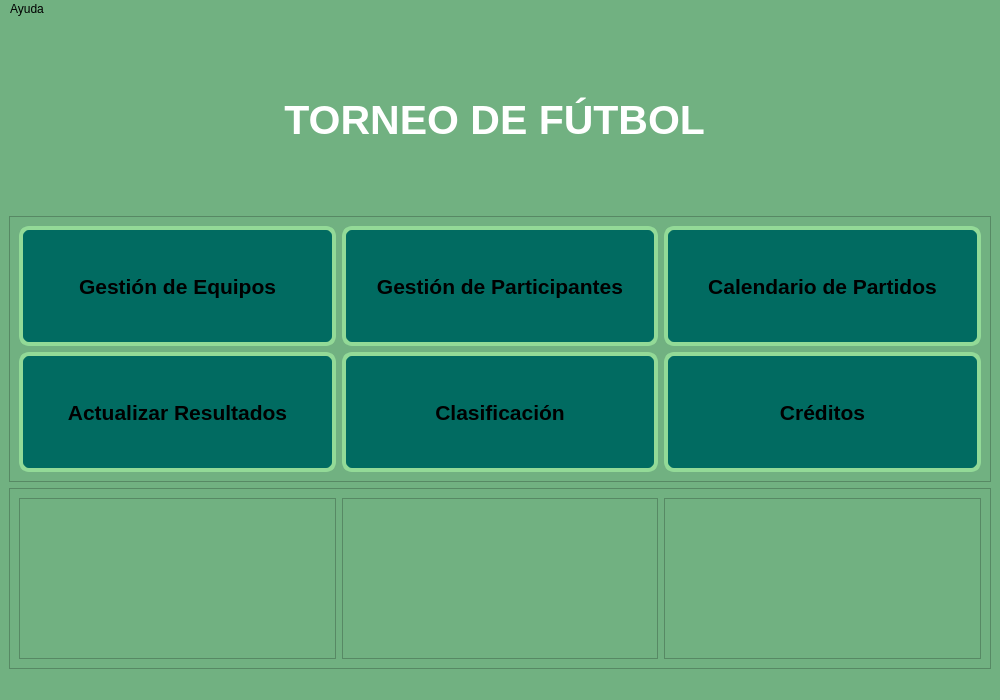
<?xml version="1.0" encoding="UTF-8"?>
<ui version="4.0">
 <class>MainWindow</class>
 <widget class="QMainWindow" name="MainWindow">
  <property name="geometry">
   <rect>
    <x>0</x>
    <y>0</y>
    <width>1000</width>
    <height>700</height>
   </rect>
  </property>
  <property name="minimumSize">
   <size>
    <width>900</width>
    <height>700</height>
   </size>
  </property>
  <property name="maximumSize">
   <size>
    <width>2782</width>
    <height>2221</height>
   </size>
  </property>
  <property name="windowTitle">
   <string>Gestión de Torneo de Fútbol - Instituto</string>
  </property>
  <property name="styleSheet">
   <string notr="true">background-color: rgb(113, 177, 129);
</string>
  </property>
  <widget class="QWidget" name="centralwidget">
   <layout class="QVBoxLayout" name="verticalLayout">
    <item>
     <widget class="QLabel" name="lblTitulo">
      <property name="font">
       <font>
        <pointsize>31</pointsize>
        <bold>true</bold>
       </font>
      </property>
      <property name="styleSheet">
       <string notr="true">
color: rgb(255, 255, 255);</string>
      </property>
      <property name="text">
       <string>TORNEO DE FÚTBOL </string>
      </property>
      <property name="alignment">
       <set>Qt::AlignmentFlag::AlignCenter</set>
      </property>
     </widget>
    </item>
    <item>
     <widget class="QFrame" name="frameContenido">
      <property name="frameShape">
       <enum>QFrame::Shape::StyledPanel</enum>
      </property>
      <layout class="QGridLayout" name="gridLayout">
       <item row="1" column="2">
        <widget class="QPushButton" name="btnEstadisticas">
         <property name="minimumSize">
          <size>
           <width>200</width>
           <height>120</height>
          </size>
         </property>
         <property name="font">
          <font>
           <pointsize>16</pointsize>
           <bold>true</bold>
          </font>
         </property>
         <property name="toolTip">
          <string>Ver estadísticas de goles y tarjetas</string>
         </property>
         <property name="styleSheet">
          <string notr="true">background-color: rgb(1, 107, 97);

border: 4px solid #93da97; 
border-radius:10px; 

</string>
         </property>
         <property name="text">
          <string>Créditos</string>
         </property>
         <property name="icon">
          <iconset>
           <normaloff>../resources/iconos/stats.png</normaloff>../resources/iconos/stats.png</iconset>
         </property>
         <property name="iconSize">
          <size>
           <width>48</width>
           <height>48</height>
          </size>
         </property>
        </widget>
       </item>
       <item row="1" column="1">
        <widget class="QPushButton" name="btnClasificacion">
         <property name="minimumSize">
          <size>
           <width>200</width>
           <height>120</height>
          </size>
         </property>
         <property name="font">
          <font>
           <pointsize>16</pointsize>
           <bold>true</bold>
          </font>
         </property>
         <property name="toolTip">
          <string>Ver cuadro de eliminatorias y clasificación</string>
         </property>
         <property name="styleSheet">
          <string notr="true">background-color: rgb(1, 107, 97);

border: 4px solid #93da97; 
border-radius:10px; 
</string>
         </property>
         <property name="text">
          <string>Clasificación</string>
         </property>
         <property name="icon">
          <iconset>
           <normaloff>../resources/iconos/trophy.png</normaloff>../resources/iconos/trophy.png</iconset>
         </property>
         <property name="iconSize">
          <size>
           <width>48</width>
           <height>48</height>
          </size>
         </property>
        </widget>
       </item>
       <item row="0" column="2">
        <widget class="QPushButton" name="btnCalendario">
         <property name="minimumSize">
          <size>
           <width>200</width>
           <height>120</height>
          </size>
         </property>
         <property name="font">
          <font>
           <pointsize>16</pointsize>
           <bold>true</bold>
          </font>
         </property>
         <property name="toolTip">
          <string>Programar y gestionar partidos</string>
         </property>
         <property name="styleSheet">
          <string notr="true">background-color: rgb(1, 107, 97);

border: 4px solid #93da97; 
border-radius:10px; 
</string>
         </property>
         <property name="text">
          <string>Calendario de Partidos</string>
         </property>
         <property name="icon">
          <iconset>
           <normaloff>../resources/iconos/calendar.png</normaloff>../resources/iconos/calendar.png</iconset>
         </property>
         <property name="iconSize">
          <size>
           <width>48</width>
           <height>48</height>
          </size>
         </property>
        </widget>
       </item>
       <item row="0" column="1">
        <widget class="QPushButton" name="btnParticipantes">
         <property name="minimumSize">
          <size>
           <width>200</width>
           <height>120</height>
          </size>
         </property>
         <property name="font">
          <font>
           <pointsize>16</pointsize>
           <bold>true</bold>
          </font>
         </property>
         <property name="toolTip">
          <string>Gestionar jugadores y árbitros</string>
         </property>
         <property name="styleSheet">
          <string notr="true">background-color: rgb(1, 107, 97);

border: 4px solid #93da97; 
border-radius:10px; 
</string>
         </property>
         <property name="text">
          <string>Gestión de Participantes</string>
         </property>
         <property name="icon">
          <iconset>
           <normaloff>../resources/iconos/players.png</normaloff>../resources/iconos/players.png</iconset>
         </property>
         <property name="iconSize">
          <size>
           <width>48</width>
           <height>48</height>
          </size>
         </property>
        </widget>
       </item>
       <item row="1" column="0">
        <widget class="QPushButton" name="btnResultados">
         <property name="minimumSize">
          <size>
           <width>200</width>
           <height>120</height>
          </size>
         </property>
         <property name="font">
          <font>
           <pointsize>16</pointsize>
           <bold>true</bold>
          </font>
         </property>
         <property name="toolTip">
          <string>Registrar resultados, goles y tarjetas</string>
         </property>
         <property name="styleSheet">
          <string notr="true">background-color: rgb(1, 107, 97);

border: 4px solid #93da97; 
border-radius:10px; 
</string>
         </property>
         <property name="text">
          <string>Actualizar Resultados</string>
         </property>
         <property name="icon">
          <iconset>
           <normaloff>../resources/iconos/results.png</normaloff>../resources/iconos/results.png</iconset>
         </property>
         <property name="iconSize">
          <size>
           <width>48</width>
           <height>48</height>
          </size>
         </property>
        </widget>
       </item>
       <item row="0" column="0">
        <widget class="QPushButton" name="btnEquipos">
         <property name="minimumSize">
          <size>
           <width>200</width>
           <height>120</height>
          </size>
         </property>
         <property name="font">
          <font>
           <pointsize>16</pointsize>
           <bold>true</bold>
          </font>
         </property>
         <property name="toolTip">
          <string>Crear, editar y eliminar equipos del torneo</string>
         </property>
         <property name="styleSheet">
          <string notr="true">background-color: rgb(1, 107, 97);

border: 4px solid #93da97; 
border-radius:10px; 

</string>
         </property>
         <property name="text">
          <string>Gestión de Equipos</string>
         </property>
         <property name="icon">
          <iconset>
           <normaloff>../resources/iconos/team.png</normaloff>../resources/iconos/team.png</iconset>
         </property>
         <property name="iconSize">
          <size>
           <width>48</width>
           <height>48</height>
          </size>
         </property>
        </widget>
       </item>
      </layout>
     </widget>
    </item>
    <item>
     <widget class="QFrame" name="frame">
      <property name="frameShape">
       <enum>QFrame::Shape::StyledPanel</enum>
      </property>
      <property name="frameShadow">
       <enum>QFrame::Shadow::Raised</enum>
      </property>
      <layout class="QHBoxLayout" name="horizontalLayout">
       <item>
        <widget class="QFrame" name="frame_2">
         <property name="styleSheet">
          <string notr="true"/>
         </property>
         <property name="frameShape">
          <enum>QFrame::Shape::StyledPanel</enum>
         </property>
         <property name="frameShadow">
          <enum>QFrame::Shadow::Raised</enum>
         </property>
         <layout class="QHBoxLayout" name="horizontalLayout_2">
          <item>
           <widget class="QLabel" name="label">
            <property name="text">
             <string/>
            </property>
            <property name="pixmap">
             <pixmap>../resources/img/equipo.jpg</pixmap>
            </property>
            <property name="scaledContents">
             <bool>true</bool>
            </property>
           </widget>
          </item>
         </layout>
        </widget>
       </item>
       <item>
        <widget class="QFrame" name="frame_3">
         <property name="styleSheet">
          <string notr="true"/>
         </property>
         <property name="frameShape">
          <enum>QFrame::Shape::StyledPanel</enum>
         </property>
         <property name="frameShadow">
          <enum>QFrame::Shadow::Raised</enum>
         </property>
         <layout class="QHBoxLayout" name="horizontalLayout_4">
          <item>
           <widget class="QLabel" name="label_2">
            <property name="text">
             <string/>
            </property>
            <property name="pixmap">
             <pixmap>../resources/img/Champ.jpg</pixmap>
            </property>
            <property name="scaledContents">
             <bool>true</bool>
            </property>
           </widget>
          </item>
         </layout>
        </widget>
       </item>
       <item>
        <widget class="QFrame" name="frame_4">
         <property name="styleSheet">
          <string notr="true"/>
         </property>
         <property name="frameShape">
          <enum>QFrame::Shape::StyledPanel</enum>
         </property>
         <property name="frameShadow">
          <enum>QFrame::Shadow::Raised</enum>
         </property>
         <layout class="QHBoxLayout" name="horizontalLayout_3">
          <item>
           <widget class="QLabel" name="label_3">
            <property name="text">
             <string/>
            </property>
            <property name="pixmap">
             <pixmap>../resources/img/entreno.jpg</pixmap>
            </property>
            <property name="scaledContents">
             <bool>true</bool>
            </property>
           </widget>
          </item>
         </layout>
        </widget>
       </item>
      </layout>
     </widget>
    </item>
   </layout>
  </widget>
  <widget class="QMenuBar" name="menubar">
   <property name="geometry">
    <rect>
     <x>0</x>
     <y>0</y>
     <width>1000</width>
     <height>33</height>
    </rect>
   </property>
   <widget class="QMenu" name="menuAyuda">
    <property name="title">
     <string>Ayuda</string>
    </property>
    <addaction name="actionAyuda"/>
   </widget>
   <addaction name="menuAyuda"/>
  </widget>
  <widget class="QStatusBar" name="statusbar"/>
  <action name="actionExportar">
   <property name="text">
    <string>Exportar a CSV</string>
   </property>
  </action>
  <action name="actionSalir">
   <property name="text">
    <string>Salir</string>
   </property>
  </action>
  <action name="actionAyuda">
   <property name="text">
    <string>Ayuda</string>
   </property>
   <property name="font">
    <font>
     <bold>true</bold>
    </font>
   </property>
  </action>
  <action name="actionCreditos">
   <property name="text">
    <string>Créditos</string>
   </property>
  </action>
 </widget>
 <resources/>
 <connections/>
</ui>
